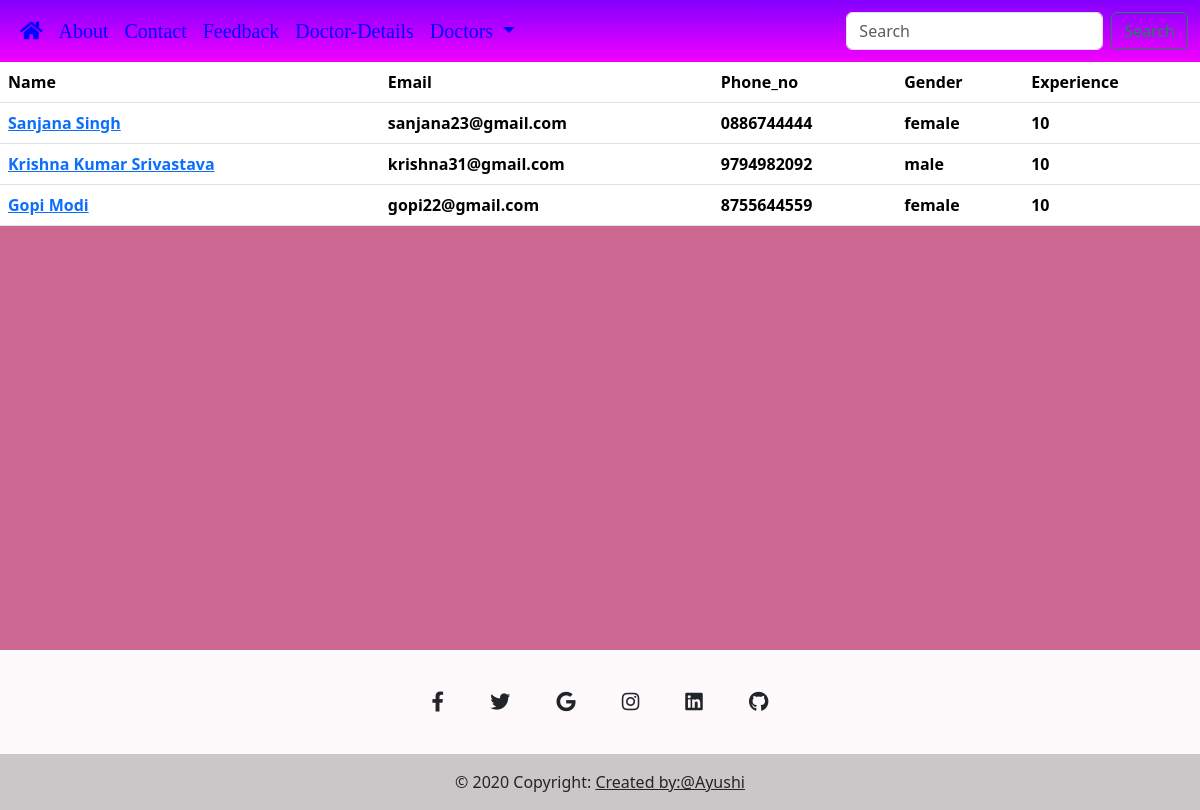
Screenshot of /alldoctors/ with the database file from the repository.
### Aid_app/models.py (models this page shows)
class Doctor(models.Model):
    Doctorid=models.CharField(primary_key=True,max_length=20)
    password=models.CharField(max_length=45)
    name=models.CharField(max_length=30)
    address=models.TextField()
    email=models.EmailField(max_length=30)
    gender=models.CharField(max_length=6)
    phone=models.CharField(max_length=45)
    age=models.IntegerField()
    cityName=models.CharField(max_length=45)
    fieldSpecialist=models.TextField(default="")
    experience=models.CharField(max_length=45)

### Aid_app/views.py (the view)
# urls.py: path('alldoctors/',views.alldoctors,name="alldoctors"),
def alldoctors(request):
   doctor_list=Doctor.objects.all()
   context={
      "doctor_data":doctor_list
   }
   return render(request,'Aid_app/html/alldoctors.html',context)

### Aid_app/templates/Aid_app/html/alldoctors.html (shortened to what this page needs)
<!DOCTYPE html>
<html lang="en">
<head>
    {%include 'Aid_app/common/commoncss.html'%}
</head>
<body>
    {% include 'Aid_app/html/header.html'  %}
    <table class="table">
        <thead>
          <tr>
            <th scope="col">Name</th>
            <th scope="col">Email</th>
            <th scope="col">Phone_no</th>
            <th scope="col">Gender</th>
            <th scope="col">Experience</th>
          </tr>
        </thead>
        <tbody>
          {%for d in doctor_data%}
          <tr>
            <th scope="row">
             <a href="/details/{{d.Doctorid}}">{{d.name}} </a>
            </th>
            <th scope="row">
                {{d.email}}
            </th>
            <th scope="row">
                {{d.phone}}
            </th>
            <th scope="row">
                {{d.gender}}
            </th>
            <th scope="row">
              {{d.experience}}
          </th>
          </tr>
          {%endfor%}
        </tbody>
      </table>
      <br>
      <br>
      <br>
      <br>
      <br>
      <br>
      <br>
      <br>
      <br>
      <br>
      <br>
      <br>
      <br>
      <br>
      <br>
      <br>
      <br>
    {% include 'Aid_app/html/footer.html' %}
</body>
</html>

### Aid_app/templates/Aid_app/common/commoncss.html (shortened to what this page needs)
{%load static%}
<link rel="stylesheet" href="https://cdn.jsdelivr.net/npm/bootstrap@5.3.1/dist/css/bootstrap.min.css"/>
<link rel="stylesheet" href="https://cdnjs.cloudflare.com/ajax/libs/font-awesome/5.9.0/css/all.min.css" />

### Aid_app/templates/Aid_app/html/header.html (shortened to what this page needs)
  <nav class="navbar navbar-expand-lg">
      <div class="container-fluid">
        <div class="collapse navbar-collapse" id="navbarSupportedContent">
          <ul class="navbar-nav me-auto mb-2 mb-lg-0">
              <li class="nav-item">
                  <a class="nav-link active" aria-current="page" href="{{'/'}}"><i class='fas fa-home'></i></a>
                </li>
                <li class="nav-item">
                  <a class="nav-link active" aria-current="page" href="{{'/about/'}}">About</a>
                </li>
                <li class="nav-item">
                    <a class="nav-link active" aria-current="page" href="{{'/contact/'}}">Contact</a>
                  </li>
                <li class="nav-item">
                  <a class="nav-link active" aria-current="page" href="{{'/feedback/'}}">Feedback</a>
                </li>
                <li class="nav-item">
                  <a class="nav-link active" aria-current="page" href="{{'/alldoctors/'}}">Doctor-Details</a>
                </li>
            <li class="nav-item dropdown">
              <a class="nav-link dropdown-toggle" href="#" role="button" data-bs-toggle="dropdown" aria-expanded="false">
               Doctors
              </a>
            </li>
          </ul>
          <form class="d-flex" role="search">
            <input class="form-control me-2" type="search" placeholder="Search" aria-label="Search">
            <button class="btn btn-outline-success" type="submit">Search</button>
          </form>
        </div>
      </div>
    </nav>

### Aid_app/templates/Aid_app/html/footer.html
<footer class="text-center text-dark" style="background-color: #fef9fb;">
    <div class="container pt-4">
      <section class="mb-4">
        <a
          class="btn btn-link btn-floating btn-lg text-dark m-1"
          href="https://Facebook.com"
          role="button"
          data-mdb-ripple-color="dark"
          ><i class="fab fa-facebook-f"></i
        ></a>
        <a
          class="btn btn-link btn-floating btn-lg text-dark m-1"
          href="https://Twitter.com"
          role="button"
          data-mdb-ripple-color="dark"
          ><i class="fab fa-twitter"></i
        ></a>
        <a
          class="btn btn-link btn-floating btn-lg text-dark m-1"
          href="https://Google.com"
          role="button"
          data-mdb-ripple-color="dark"
          ><i class="fab fa-google"></i
        ></a>
        <a
          class="btn btn-link btn-floating btn-lg text-dark m-1"
          href="https://Instagram.com"
          role="button"
          data-mdb-ripple-color="dark"
          ><i class="fab fa-instagram"></i
        ></a>
        <a
          class="btn btn-link btn-floating btn-lg text-dark m-1"
          href="https://Linkedin.com"
          role="button"
          data-mdb-ripple-color="dark"
          ><i class="fab fa-linkedin"></i
        ></a>
        <a
          class="btn btn-link btn-floating btn-lg text-dark m-1"
          href="https://github.com"
          role="button"
          data-mdb-ripple-color="dark"
          ><i class="fab fa-github"></i
        ></a>
      </section>
    </div>
    <div class="text-center text-dark p-3" style="background-color: rgba(0, 0, 0, 0.2);">
      © 2020 Copyright:
      <a class="text-dark" href="https://AIDforYOU.com/">Created by:@Ayushi</a>
    </div>
  </footer>

### Aid_app/templates/Aid_app/html/alldoctors.html (style rules this page uses)
body { background-color: rgb(204, 104, 146); }

### Aid_app/templates/Aid_app/html/header.html (style rules this page uses)
.nav-link { color:blue !important ; font-size: 20px; font-family:Cambria, Cochin, Georgia, Times, 'Times New Roman', serif }
nav { background-image: linear-gradient(rgb(132, 0, 255), rgb(242, 0, 255)); }

### rows the page displays
Doctor: name "Sanjana Singh", email "sanjana23@gmail.com", phone "0886744444", gender "female", experience "10"
Doctor: name "Krishna Kumar Srivastava", email "krishna31@gmail.com", phone "9794982092", gender "male", experience "10"
Doctor: name "Gopi Modi", email "gopi22@gmail.com", phone "8755644559", gender "female", experience "10"
